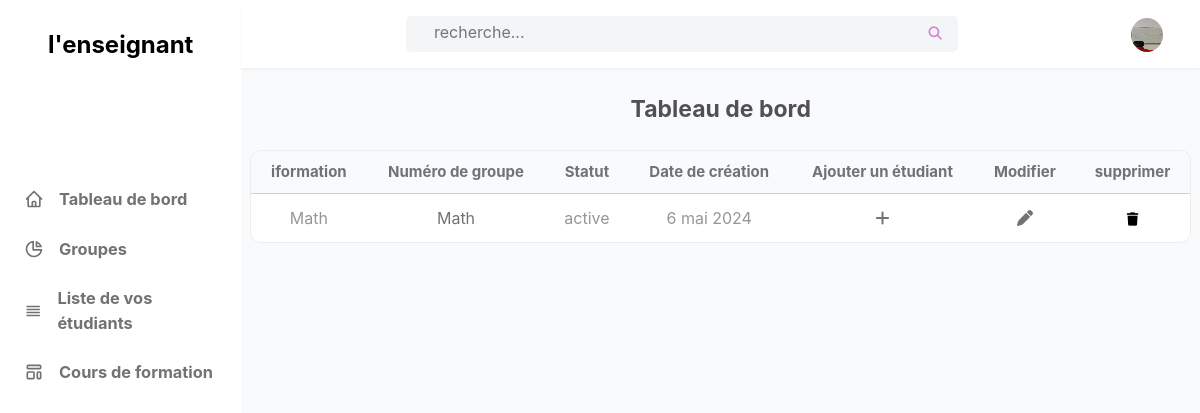
The page /Enseignants/list_formation.php (signed in) on the database its author committed.
### tables this page shows
CREATE TABLE `Enseignants` (
  `id` int(101) NOT NULL,
  `name` varchar(100) NOT NULL,
  `email` varchar(100) NOT NULL,
  `password` varchar(100) NOT NULL,
  `Numéro` varchar(100) NOT NULL,
  `image` varchar(100) NOT NULL,
  `date` date NOT NULL DEFAULT current_timestamp()
);

CREATE TABLE `formation` (
  `id` int(11) NOT NULL,
  `Enseignants_id` int(100) NOT NULL,
  `title` varchar(255) NOT NULL,
  `liés` text DEFAULT NULL,
  `public` varchar(100) DEFAULT NULL,
  `Exigences` text DEFAULT NULL,
  `video` varchar(255) DEFAULT NULL,
  `status` varchar(10) NOT NULL,
  `date` date NOT NULL DEFAULT current_timestamp()
);

### Enseignants/list_formation.php (the view, shortened to what this page needs)
<?php
include '../components/connect.php';
$Enseignants_id = $_SESSION['Enseignants_id'];
?>
<!DOCTYPE html>
<html lang="es">
  <head>
    <link
      rel="stylesheet"
      href="https://cdnjs.cloudflare.com/ajax/libs/font-awesome/6.1.1/css/all.min.css"
    />
    <link rel="stylesheet" href="../css/Enseignants.css">
  </head>
  <body>
    <div id="left" class="left">
      <div class="titi">
     <h2>l'enseignant</h2>
      </div>
      <ul>
      <a href="Enseignants.php" style="text-decoration: none;">
        <li class="tab">
          <svg
            class="w-5 h-5"
            aria-hidden="true"
            fill="none"
            stroke-linecap="round"
            stroke-linejoin="round"
            stroke-width="2"
            viewBox="0 0 24 24"
            stroke="currentColor"
          >
            <path
              d="M3 12l2-2m0 0l7-7 7 7M5 10v10a1 1 0 001 1h3m10-11l2 2m-2-2v10a1 1 0 01-1 1h-3m-6 0a1 1 0 001-1v-4a1 1 0 011-1h2a1 1 0 011 1v4a1 1 0 001 1m-6 0h6"
            ></path>
          </svg>
          <h3>Tableau de bord</h3>
        </li>
        </a>
        <a href="all_gr.php" style="text-decoration: none;">
        <li class="tab">
          <svg
            class="w-5 h-5"
            aria-hidden="true"
            fill="none"
            stroke-linecap="round"
            stroke-linejoin="round"
            stroke-width="2"
            viewBox="0 0 24 24"
            stroke="currentColor"
          >
            <path d="M11 3.055A9.001 9.001 0 1020.945 13H11V3.055z"></path>
            <path d="M20.488 9H15V3.512A9.025 9.025 0 0120.488 9z"></path>
          </svg>
          <h3>Groupes</h3>
            </li>
        </a>
        <a href="étudiant.php" style="text-decoration: none;">
        <li class="tab">
          <svg
            class="w-5 h-5"
            aria-hidden="true"
            fill="none"
            stroke-linecap="round"
            stroke-linejoin="round"
            stroke-width="2"
            viewBox="0 0 24 24"
            stroke="currentColor"
          >
            <path d="M4 6h16M4 10h16M4 14h16M4 18h16"></path>
          </svg>
          <h3>Liste de vos étudiants</h3>
        </li>
        </a>
        <a href="list_formation.php" style="text-decoration: none;">
        <li class="tab">
          <h3>Cours de formation</h3>
        </li>
        </a>
      </ul>
    </div>
    <div class="right">
      <header>
        <div class="contain">
          <div class="con-search">
            <form action="search.php" method="POST" class="search-form">
              <input type="search" name="search_box" placeholder="    recherche..." />
              <button type="submit" class="fas fa-search" name="search_btn"></button>
            </form>
          </div>
          <ul class="options">
            <li class="light-mode">
            </li>
            <li class="profile">
              <a href="profile.php" class="img-a">
                <?php
            $select_profile = $conn->prepare("SELECT * FROM `Enseignants` WHERE id = ?");
            $select_profile->execute([$Enseignants_id]);
            if($select_profile->rowCount() > 0){
               $fetch_profile = $select_profile->fetch(PDO::FETCH_ASSOC);
              ?>
              <?php
                        if($fetch_profile['image'] != ''){
                    ?>
                    <img src="../uploaded_img/<?= $fetch_profile['image']; ?>" style="width:34px; height:34px; border-radius:50%;" alt="" aria-hidden="true">
                    <?php
                }else {
            ?>
                    <img src="../img/chico.jpg" alt="" style="width:34px; height:34px; border-radius:50%;">
            <?php
            }
            ?>
            <?php
            }
            ?>
              </a>
            </li>
          </ul>
        </div>
      </header>
      <div class="main">
        <h2 class="ti">Tableau de bord</h2>
        <div class="grid-container">
        <div class="table-cont">
          <div class="div-table">
          <table>
            <thead>
              <tr>
              <th>iformation</th>
                 <th>Numéro de groupe</th>
                 <th>Statut</th>
                 <th>Date de création</th>
                 <th>Ajouter un étudiant</th>
                 <th>Modifier</th>
                 <th>supprimer</th>
                 </tr>
            </thead>
            <?php
$select_formation = $conn->prepare("SELECT * FROM `formation` where Enseignants_id = ? ORDER BY id DESC");
$select_formation->execute([$Enseignants_id]);
if($select_formation->rowCount() > 0){
    while($fetch_formation = $select_formation->fetch(PDO::FETCH_ASSOC)){
        $formation = $fetch_formation['id'];
?>
<tbody>
    <tr>
        <td>
            <?= $fetch_formation['title']; ?>
        </td>
        <td>
            <a href="view_groop_lang.php?numbre=<?= $fetch_formation['title']; ?>"><?= $fetch_formation['title']; ?></a>
        </td>
        <td>
            <?= $fetch_formation['status']; ?>
        </td>
        <td>
            <?php
                $mois = array("janvier", "février", "mars", "avril", "mai", "juin", "juillet", "août", "septembre", "octobre", "novembre", "décembre");
                $date_fr = date("j ", strtotime($fetch_formation['date'])) . $mois[date("n", strtotime($fetch_formation['date'])) - 1] . date(" Y", strtotime($fetch_formation['date']));
                echo $date_fr;
            ?>
        </td>
        <td>
            <a href="demanders.php?formation=<?= $formation; ?>"><i class="fa-solid fa-plus"></i></a>
        </td>
        <td>
            <a href="Modifier.php?id=<?= $formation; ?>"><i class="fa-solid fa-pen"></i></a>
        </td>
        <td>
            <form action="" method="POST">
                <button type="submit" class="inline-delete-btn" name="delete_formation" onclick="return confirm(' Voulez-vous vraiment supprimer ? ');" style="background: white;
                    border: none;"><i class="fa-solid fa-trash"></i></button>
            </form>
        </td>
    </tr>
</tbody>
<?php
    }
}else{
    echo '<p class="empty"></p>';
}
?>
                          </table>
                        </div>
                        </div>
</div>
</div>
  </body>
</html>

### css/Enseignants.css (style rules this page uses)
* { margin: 0; padding: 0; font-family: Inter, system-ui, -apple-system, BlinkMacSystemFont, Segoe UI, Roboto, Helvetica Neue, Arial, Noto Sans, sans-serif, Apple Color Emoji, Segoe UI Emoji, Segoe UI Symbol, Noto Color Emoji; line-height: 1.5; }
body { display: flex; height: 100vh; overflow: hidden; }
.left { display: flex; justify-content: start; gap: 84px; width: 17rem; flex-direction: column; min-width: 13rem; }
.titi { display: flex; align-items: center; justify-content: center; padding: 27px 12px; }
svg { width: 1.25rem; height: 26px; }
form.search-form { width: 100%; height: 100%; display: flex; }
button.fas.fa-search { width: 50px; border: none; background: unset; color: #d782d9; }
.tab { display: flex; align-items: center; gap: 15px; padding-left: 1.5rem; padding-right: 1.5rem; padding-top: 0.75rem; padding-bottom: 0.75rem; font-size: 14px; color: #707275; }
.right { display: flex; flex-direction: column; background: rgb(249 250 251); width: 90%; min-width: 200px; }
header { display: flex; align-items: center; justify-content: center; padding-top: 1rem; padding-bottom: 1rem; width: 100%; box-shadow: 0 4px 6px -1px rgba(0, 0, 0, 0), 0 2px 4px -1px rgba(0, 0, 0, 0.06); background: white; z-index: 2; }
.main { display: flex; flex-direction: column; height: 100vh; overflow-y: auto; overflow-x: clip; padding: 0px 10px; }
a { text-decoration: none; color: #707275; }
h2.ti { font-size: 23px; text-align: center; color: rgb(81 80 83); width: 100%; margin: 1.5rem 0px; }
ol, ul { list-style: none; }
.contain { display: flex; align-items: center; justify-content: end; width: 100%; padding: 0px 1.5rem; }
.con-search { display: flex; align-items: center; justify-content: end; background: #f4f5f7; width: 552px; min-width: 200px; height: 36px; border-radius: 5px; margin-right: 118px; }
input[type="search"] { width: 100%; min-width: 174px; height: 32px; outline: none; border-radius: 5px; border: none; background: unset; font-size: 16px; padding-left: 10px; }
ul.options { width: 100px; display: flex; }
li.light-mode { width: 50%; display: flex; align-items: center; justify-content: center; padding: 5px; color: #7e3af2; cursor: pointer; }
li.profile { width: 50%; }
a.img-a { display: flex; width: 32px; height: 32px; }
.div-table { width: 100%; align-self: center; }
table { width: 100%; box-shadow: 0 0 0 1px rgba(0, 0, 0, 0.05); border-radius: 10px; border-collapse: collapse; overflow: hidden; }
th { padding: 0.75rem 1rem; text-align: center; line-height: 1.25; color: #707275; background: #f9fafb; font-size: 15px; border-bottom: 1px solid #80808033; }
td { padding: 0.75rem 1rem; background: white; text-align: center; color: rgb(148 150 152); }
i.fa-solid.fa-trash { cursor: pointer; }

### rows shown on the page
enseignants: image (picture)
formation: title "Math", status "active", date "6 mai 2024"
